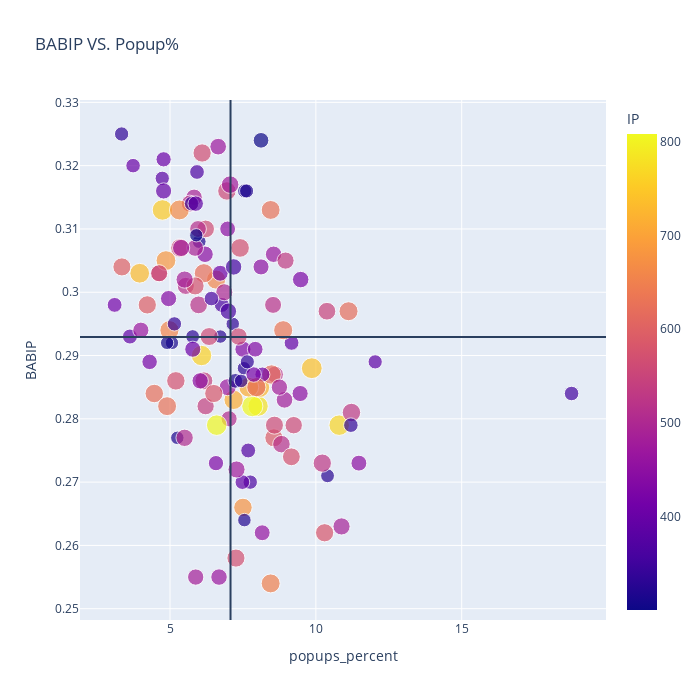

The notebook cell saved with this chart:
### Code cell
fig = px.scatter(fg_sav, x="popups_percent", y="BABIP",
                 size = 'pitch_count',color ="IP",
                 hover_name="Name", log_x=False, size_max=15, width=700, height=700,
                 title = "BABIP VS. Popup%")
fig.add_hline(y=mu)
fig.add_vline(x = np.mean(fg_sav['popups_percent']))
fig.show()

### Figure 1 — Plotly figure (JSON) as saved in the notebook; plotly's stock layout.template omitted (floating-point values rounded to 4 significant figures; data arrays with more than 128 entries replaced by an {"elided": "..."} marker saying what was removed)
{"data": [{"hovertemplate": "<b>%{hovertext}</b><br><br>popups_percent=%{x}<br>BABIP=%{y}<br>pitch_count=%{marker.size}<br>IP=%{marker.color}<extra></extra>", "hovertext": {"elided": "132 str values"}, "legendgroup": "", "marker": {"color": {"elided": "132 float values"}, "coloraxis": "coloraxis", "size": {"elided": "132 int values"}, "sizemode": "area", "sizeref": 58.24, "symbol": "circle"}, "mode": "markers", "name": "", "orientation": "v", "showlegend": false, "type": "scatter", "x": {"elided": "132 float values"}, "xaxis": "x", "y": {"elided": "132 float values"}, "yaxis": "y"}], "layout": {"coloraxis": {"colorbar": {"title": {"text": "IP"}}, "colorscale": [[0, "#0d0887"], [0.1111, "#46039f"], [0.2222, "#7201a8"], [0.3333, "#9c179e"], [0.4444, "#bd3786"], [0.5556, "#d8576b"], [0.6667, "#ed7953"], [0.7778, "#fb9f3a"], [0.8889, "#fdca26"], [1, "#f0f921"]]}, "height": 700, "legend": {"itemsizing": "constant", "tracegroupgap": 0}, "shapes": [{"type": "line", "x0": 0, "x1": 1, "xref": "x domain", "y0": 0.2929, "y1": 0.2929, "yref": "y"}, {"type": "line", "x0": 7.074, "x1": 7.074, "xref": "x", "y0": 0, "y1": 1, "yref": "y domain"}], "title": {"text": "BABIP VS. Popup%"}, "width": 700, "xaxis": {"anchor": "y", "domain": [0, 1], "title": {"text": "popups_percent"}}, "yaxis": {"anchor": "x", "domain": [0, 1], "title": {"text": "BABIP"}}}}
